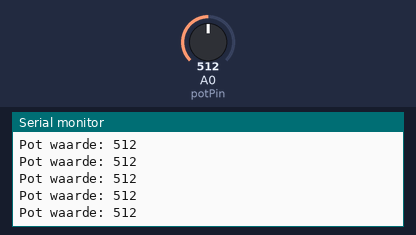
A sketch run on a simulated Arduino Uno, built with avr-gcc and run on an emulated ATmega328P. On the bench: the last lines printed to the serial monitor. The inputs (shaded band) are chosen by the test bench; at power-on: A0 (potPin) = 512.

Above: at 1.2 s.
1.3 s: A0 (potPin) set to 716
At 1.31 s:
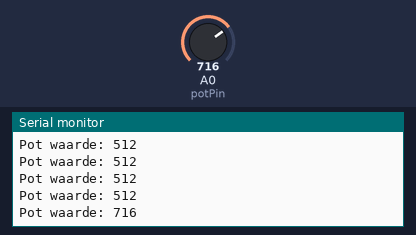
2.8 s: A0 (potPin) set to 900
At 2.82 s:
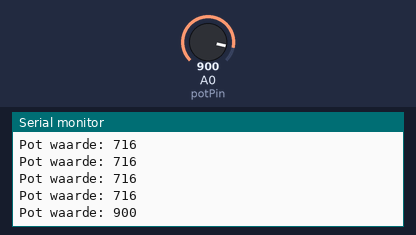
Timing chart, 0 to 5.8 s (numbered marks = the images above; inputs shaded):
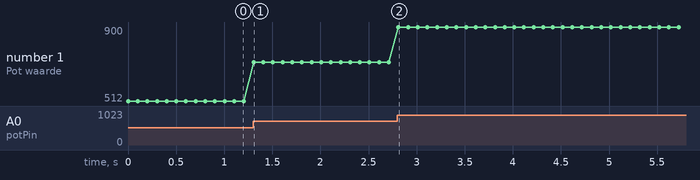

Measured:
- after the input at 1.3 s, the serial monitor: prints a new line at once (image 1)
- after the input at 2.8 s, the serial monitor: prints a new line at once (image 2)
- plotted number 1: 512 → 716 after the input at 1.3 s, 716 → 900 after the input at 2.8 s

The sketch:

PotMeter.ino
```cpp
const int potPin = 14;
void setup() {
  // put your setup code here, to run once:
  Serial.begin(9600);
}

void loop() {
  // put your main code here, to run repeatedly:
  int sensorValue = analogRead(potPin);

  Serial.print("Pot waarde: ");
  Serial.println(sensorValue);

  delay(100);
}
```
